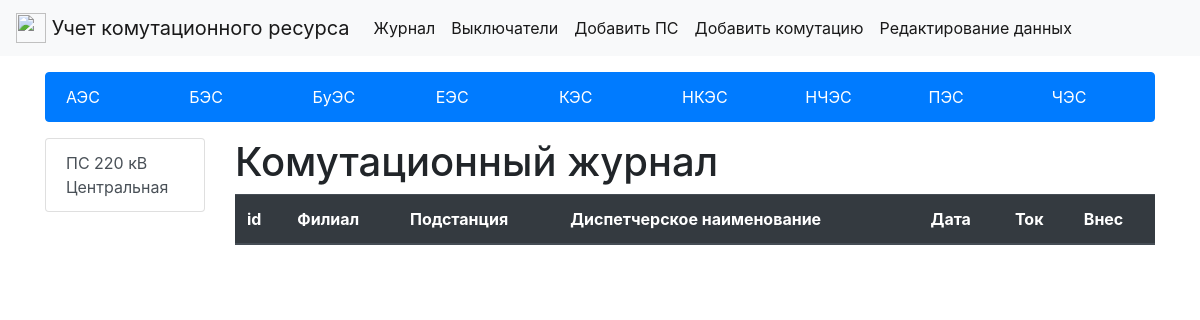
The page / on the database its author committed.
### accounting/models.py (models this page shows, shortened)
class NameOfBranch(models.Model):
    name = models.CharField(max_length=150, verbose_name="Наименование Филиала")
    class Meta:
        verbose_name = 'Филиал'
        verbose_name_plural = 'Филиалы'
        ordering = ['name']

class NameOfSubstation(models.Model):
    name = models.CharField(max_length=150, verbose_name="Наименование ПС")
    branch = models.ForeignKey('NameOfBranch', on_delete=models.PROTECT, null=True, verbose_name="Филиал")
    class Meta:
        verbose_name = 'Подстанция'
        verbose_name_plural = 'Подстанции'
        ordering = ['name']

### accounting/views.py (the view)
# urls.py: path('', index, name='home'),
def index(request):
    journal = CommutationJournal.objects.all()
    substations = NameOfSubstation.objects.all()
    branchs = NameOfBranch.objects.all()
    return render(request, 'accounting/index.html', {'commutation_journal': journal, 'substations': substations, 'branchs': branchs, 'title':'Комутационный журнал'})

### accounting/templates/accounting/index.html (shortened to what this page needs)
{% extends 'base.html' %}
{% block branch %}
    {% for i in branchs %}
    <a href="/branch_jur/{{ i.pk }}" class="list-group-item list-group-item-action active"> {{ i.name }}</a>
    {% endfor %}
{% endblock %}
{% block substation %}
<div class="list-group">
         {% for i in substations %}
      <a href="/substation_jur/{{ i.pk }}/" class="list-group-item list-group-item-action">{{ i.name }}</a>
      {% endfor %}
</div>
<br>
{% endblock %}
{% block content %}
<h1>{{title}}</h1>
<table class="table">
    <thead class="thead-dark">
    <tr>
        <th scope="col"> id </th>
        <th scope="col"> Филиал </th>
        <th scope="col"> Подстанция </th>
        <th scope="col"> Диспетчерское наименование </th>
        <th scope="col"> Дата </th>
        <th scope="col"> Ток </th>
        <th scope="col"> Внес </th>
    </tr>
    </thead>
</table>
{% endblock %}

### rows shown on the page
NameOfBranch: name "АЭС"
NameOfBranch: name "БЭС"
NameOfBranch: name "БуЭС"
NameOfBranch: name "ЕЭС"
NameOfBranch: name "КЭС"
NameOfBranch: name "НКЭС"
NameOfBranch: name "НЧЭС"
NameOfBranch: name "ПЭС"
NameOfBranch: name "ЧЭС"
NameOfSubstation: name "ПС 220 кВ Центральная"

### other values the page prints
{{ title }} "Комутационный журнал"
